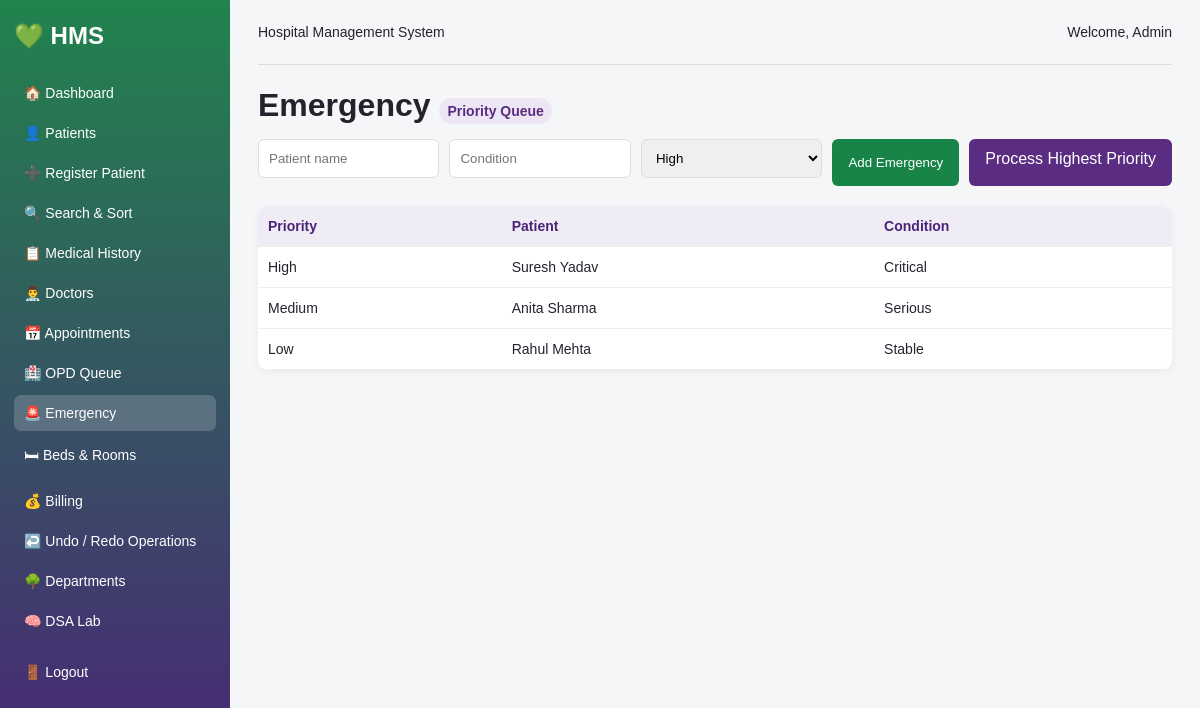
Page /emergency.php (signed in) on the committed database.
### tables this page shows
CREATE TABLE emergency_queue (
    id INT AUTO_INCREMENT PRIMARY KEY,
    patient_name VARCHAR(100),
    patient_condition VARCHAR(150),
    priority INT DEFAULT 3,
    status VARCHAR(30) DEFAULT 'Waiting'
);

### emergency.php (the view, shortened to what this page needs)
<?php
require "config.php";
require "header.php";
$result = $conn->query("SELECT * FROM emergency_queue WHERE status='Waiting' ORDER BY priority ASC, id ASC");
?>
<h1>Emergency <span class="tag">Priority Queue</span></h1>
<form method="post" class="inline-form">
    <input name="patient_name" placeholder="Patient name" required>
    <input name="condition" placeholder="Condition" required>
    <select name="priority"><option value="1">High</option><option value="2">Medium</option><option value="3">Low</option></select>
    <button name="add_emergency">Add Emergency</button>
    <a class="button secondary-link" href="emergency.php?process=1">Process Highest Priority</a>
</form>
<table><tr><th>Priority</th><th>Patient</th><th>Condition</th></tr>
<?php while ($row=$result->fetch_assoc()) {
    $text = $row["priority"]==1 ? "High" : ($row["priority"]==2 ? "Medium" : "Low");
    echo "<tr><td>$text</td><td>".htmlspecialchars($row["patient_name"])."</td><td>".htmlspecialchars($row["patient_condition"])."</td></tr>";
} ?>
</table>
<?php require "footer.php"; ?>

### style.css (style rules this page uses)
* { box-sizing: border-box; font-family: Arial, sans-serif; }
body { margin: 0; background: #f5f6f8; color: #25222d; }
h1 { margin: 10px 0 5px; }
.quick-actions a, .button, button { background: #188447; color: white; text-decoration: none; border: none; border-radius: 6px; padding: 11px 16px; cursor: pointer; display: inline-block; }
.quick-actions a:nth-child(2), .quick-actions a:nth-child(4), .secondary-link { background: #5a2d82; }
table { width: 100%; border-collapse: collapse; background: white; border-radius: 10px; overflow: hidden; box-shadow: 0 2px 8px rgba(0,0,0,0.05); }
th, td { padding: 12px 10px; text-align: left; border-bottom: 1px solid #eee; font-size: 14px; }
th { background: #f0ecf5; color: #4b2378; }
input, select, textarea { width: 100%; padding: 10px; border: 1px solid #ddd; border-radius: 6px; margin-bottom: 8px; }
.inline-form, .search-bar { display: flex; gap: 10px; margin: 15px 0 20px; flex-wrap: wrap; }
.inline-form input, .inline-form select, .search-bar input, .search-bar select { flex: 1; min-width: 140px; }
.tag { font-size: 14px; background: #ede6f5; color: #5a2d82; padding: 5px 8px; border-radius: 20px; }

### rows in the picture
emergency_queue: priority "High", patient_name "Suresh Yadav", patient_condition "Critical"
emergency_queue: priority "Medium", patient_name "Anita Sharma", patient_condition "Serious"
emergency_queue: priority "Low", patient_name "Rahul Mehta", patient_condition "Stable"

### other values in the picture
$_SESSION["user"] "Admin"
